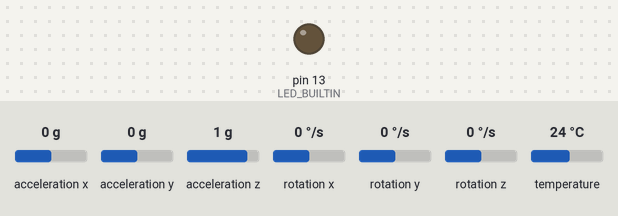
Bench run of a program on a simulated Arduino Uno, built with avr-gcc and run on an emulated ATmega328P. Shown: output pins drawn as LEDs (lit = HIGH). Inputs (shaded band) come from the test bench; at power-on: acceleration x 0 g, acceleration y 0 g, acceleration z 1 g, rotation x 0 °/s, rotation y 0 °/s, rotation z 0 °/s, temperature 24 °C. What the program prints to the serial monitor is not drawn.

Above: at 0.3 s.
At 1.3 s:
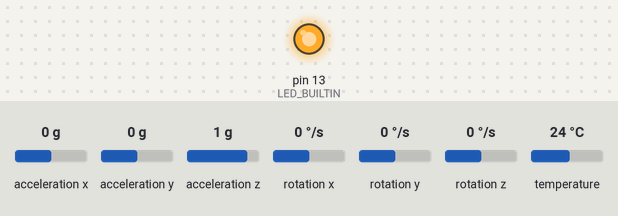
Timing chart, 0 to 2.8 s (numbered marks = the images above):
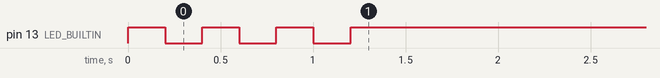

The program:

main.cpp
```cpp
#include <Arduino.h>
#include <Adafruit_MPU6050.h>
#include <Adafruit_Sensor.h>
#include <Wire.h>

const int mpuInterval = 10;

Adafruit_MPU6050 mpu;

unsigned long currentMillis = 0;

unsigned long previousMpuMillis = 0;

float maxZ = 0;

bool apogeeReached = false;

void setup()
{

  Serial.begin(115200);
  Serial.println("tes");

  pinMode(LED_BUILTIN, OUTPUT);

  if (!mpu.begin())
  {
    Serial.println("Failed to find MPU6050 chip");
    while (1)
    {
      delay(10);
    }
  }
  Serial.println("MPU6050 Found!");

  // set accelerometer range to +-16G
  mpu.setAccelerometerRange(MPU6050_RANGE_16_G);

  // set gyro range to +- 500 deg/s
  mpu.setGyroRange(MPU6050_RANGE_500_DEG);

  // set filter bandwidth to 21 Hz
  mpu.setFilterBandwidth(MPU6050_BAND_21_HZ);

  for (int i = 0; i < 3; i++)
  {
    digitalWrite(LED_BUILTIN, HIGH);
    delay(200);
    digitalWrite(LED_BUILTIN, LOW);
    delay(200);
  }
}

void readMPU()
{
  if (millis() - previousMpuMillis >= mpuInterval)
  {
    sensors_event_t a, g, temp;
    mpu.getEvent(&a, &g, &temp);

    float accelZ = -a.acceleration.z;

    if (accelZ < 0.5)
    {
      apogeeReached = true;
      digitalWrite(LED_BUILTIN, HIGH);
    }

    if (!apogeeReached)
    {
      if (accelZ > maxZ)
      {
        maxZ = accelZ;
      }
    }

    // Serial.print("0, -50, 50, ");
    Serial.println(maxZ);

    previousMpuMillis = mpuInterval;
  }
}

void loop()
{
  currentMillis = millis();

  readMPU();
}
```

Measured:
- by itself, pin 13 (LED_BUILTIN): alternates HIGH for 0.20 s and LOW for 0.20 s, 6 changes in all, then stays HIGH
